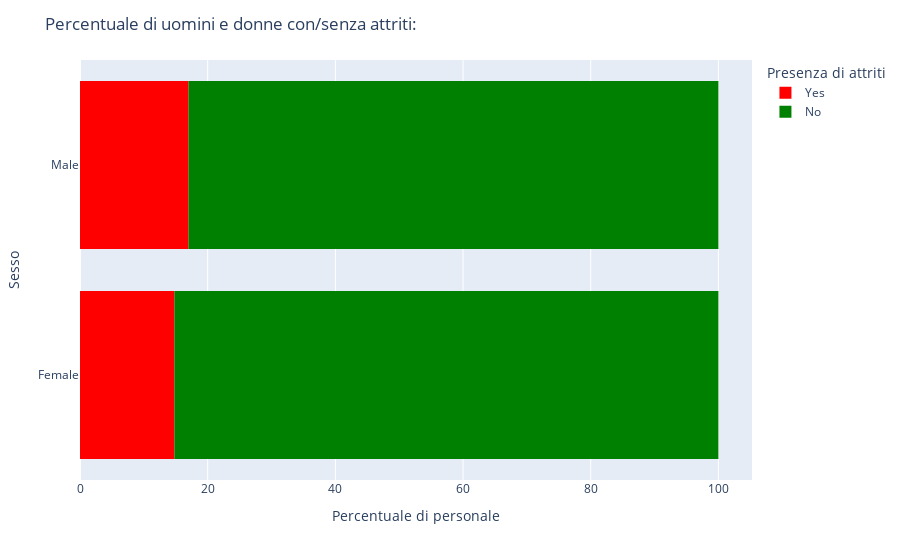

Here is the notebook cell this chart was saved with:
### Code cell
#Si analizza la percentuale di uomini/donne che hanno avuto attriti
#Si può dire che sono gli uomini a lamentare maggiormente la presenza di attritti in azienda

fig0 = px.histogram(data_frame = df, y= "Gender", color="Attrition", barmode="relative", 
                      text_auto=False, barnorm="percent", color_discrete_map={"Yes":"Red","No":"Green"})
fig0.layout["xaxis"]["title"] = "Percentuale di personale"
fig0.layout["yaxis"]["title"] = "Sesso"
fig0.layout["legend"]["title"] = "Presenza di attriti"
fig0.layout["title"] = "Percentuale di uomini e donne con/senza attriti:"
fig0.show()

### Figure 1 — Plotly figure (JSON) as saved in the notebook; plotly's stock layout.template omitted (floating-point values rounded to 4 significant figures; data arrays with more than 128 entries replaced by an {"elided": "..."} marker saying what was removed)
{"data": [{"alignmentgroup": "True", "bingroup": "y", "hovertemplate": "Attrition=Yes<br>count (normalized as percent)=%{x}<br>Gender=%{y}<extra></extra>", "legendgroup": "Yes", "marker": {"color": "Red", "pattern": {"shape": ""}}, "name": "Yes", "offsetgroup": "Yes", "orientation": "h", "showlegend": true, "type": "histogram", "xaxis": "x", "y": {"elided": "237 str values"}, "yaxis": "y"}, {"alignmentgroup": "True", "bingroup": "y", "hovertemplate": "Attrition=No<br>count (normalized as percent)=%{x}<br>Gender=%{y}<extra></extra>", "legendgroup": "No", "marker": {"color": "Green", "pattern": {"shape": ""}}, "name": "No", "offsetgroup": "No", "orientation": "h", "showlegend": true, "type": "histogram", "xaxis": "x", "y": {"elided": "1233 str values"}, "yaxis": "y"}], "layout": {"autosize": true, "barmode": "relative", "barnorm": "percent", "legend": {"title": {"text": "Presenza di attriti"}, "tracegroupgap": 0}, "margin": {"t": 60}, "title": {"text": "Percentuale di uomini e donne con/senza attriti:"}, "xaxis": {"anchor": "y", "autorange": true, "domain": [0, 1], "range": [0, 105.3], "title": {"text": "Percentuale di personale"}}, "yaxis": {"anchor": "x", "autorange": true, "domain": [0, 1], "range": [-0.5, 1.5], "title": {"text": "Sesso"}, "type": "category"}}}
